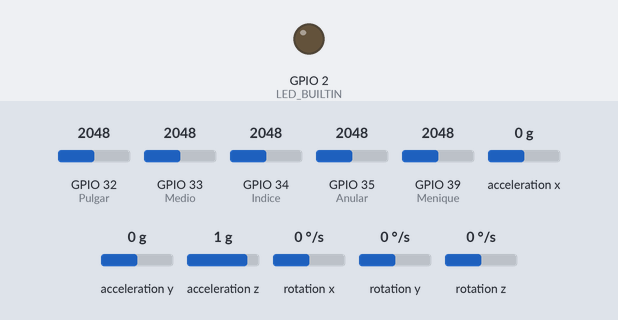
A sketch run on a simulated ESP32. On the bench: output pins drawn as LEDs (lit = HIGH). Inputs (shaded band) come from the test bench; at power-on: GPIO 32 (Pulgar) = 2048, GPIO 33 (Medio) = 2048, GPIO 34 (Indice) = 2048, GPIO 35 (Anular) = 2048, GPIO 39 (Menique) = 2048, acceleration x 0 g, acceleration y 0 g, acceleration z 1 g, rotation x 0 °/s, rotation y 0 °/s, rotation z 0 °/s. WiFi joins after 1.5 s; servers stay silent unless stated; what the sketch prints to the serial monitor is not drawn.

Above: at 0.1 s.
At 1.6 s:
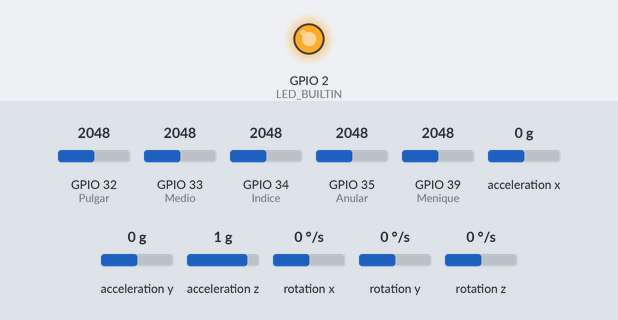
Timing chart, 0 to 3.1 s (numbered marks = the images above):
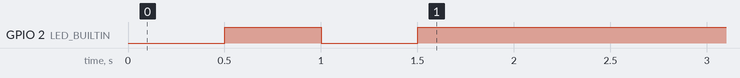

The sketch:

GuanteTraductor_.ino
```cpp
#include <MPU6050_tockn.h>
#include <FirebaseESP32.h>
#include <WiFi.h>
#include <Wire.h>

const char* ssid = "JosuNet"; //SSID de la red a la que se vincula el ESP32
const char* password = "152000Josu"; //Clave de la red local
//#define FIREBASE_HOST "appmovil-default-rtdb.firebaseio.com"
#define FIREBASE_HOST "----------------------------------"
//#define FIREBASE_AUTH "Fl2aTehE72BGUs4mm1e5QGbjOII9ac1xDo"
#define FIREBASE_AUTH "--------------------------------"
const int LED_BUILTIN = 2;
FirebaseData firebaseData;
FirebaseConfig firebaseConfig;
FirebaseAuth firebaseAuth;


const int Pulgar = 32;
const int Indice = 34;
const int Medio = 33;
const int Anular = 35;
const int Menique = 39;

MPU6050 mpu6050(Wire);

void setup() {
  Serial.begin(115200);
  pinMode(LED_BUILTIN, OUTPUT);
  // Iniciar WiFi
  WiFi.begin(ssid, password);
  Serial.print("Conectando a WiFi......");
  while (WiFi.status() != WL_CONNECTED) {
    delay(500);
    Serial.print(".");
    digitalWrite(LED_BUILTIN, !digitalRead(LED_BUILTIN));
  }
  Serial.println("\nConectado a WiFi");
  digitalWrite(LED_BUILTIN,HIGH);


  // Configurar Firebase
  firebaseConfig.host = FIREBASE_HOST;
  firebaseConfig.signer.tokens.legacy_token = FIREBASE_AUTH;
  Firebase.begin(&firebaseConfig, &firebaseAuth);

  Wire.begin();
  mpu6050.begin();
  mpu6050.calcGyroOffsets(true);
}

void loop() {
  delay(100);
  mpu6050.update();

  int flex1 = analogRead(Pulgar);
  int flex2 = analogRead(Indice);
  int flex3 = analogRead(Medio);
  int flex4 = analogRead(Anular);
  int flex5 = analogRead(Menique);

  float ax = mpu6050.getAccX() * 9.81; // Convertir a m/s^2
  float ay = mpu6050.getAccY() * 9.81;
  float az = mpu6050.getAccZ() * 9.81;
  float gx = mpu6050.getGyroX(); // Ya está en grados/s
  float gy = mpu6050.getGyroY();
  float gz = mpu6050.getGyroZ();

  // Imprimir valores en el monitor serial
  Serial.println("Valores de los sensores flex:");
  Serial.println("Pulgar: " + String(flex1));
  Serial.println("Indice: " + String(flex2));
  Serial.println("Medio: " + String(flex3));
  Serial.println("Anular: " + String(flex4));
  Serial.println("Meñique: " + String(flex5));

  Serial.println("Valores del MPU6050:");
  Serial.println("Aceleración X: " + String(ax) + " m/s^2");
  Serial.println("Aceleración Y: " + String(ay) + " m/s^2");
  Serial.println("Aceleración Z: " + String(az) + " m/s^2");
  Serial.println("Giroscopio X: " + String(gx) + " grados/s");
  Serial.println("Giroscopio Y: " + String(gy) + " grados/s");
  Serial.println("Giroscopio Z: " + String(gz) + " grados/s");

  if (Firebase.ready()) {   // Actualizar datos en Firebase
    Firebase.setInt(firebaseData, "/sensores/Flex1", flex1);
    Firebase.setInt(firebaseData, "/sensores/Flex2", flex2);
    Firebase.setInt(firebaseData, "/sensores/Flex3", flex3);
    Firebase.setInt(firebaseData, "/sensores/Flex4", flex4);
    Firebase.setInt(firebaseData, "/sensores/Flex5", flex5);
    Firebase.setFloat(firebaseData, "/sensores/AX", ax);
    Firebase.setFloat(firebaseData, "/sensores/AY", ay);
    Firebase.setFloat(firebaseData, "/sensores/AZ", az);
    Firebase.setFloat(firebaseData, "/sensores/GX", gx);
    Firebase.setFloat(firebaseData, "/sensores/GY", gy);
    Firebase.setFloat(firebaseData, "/sensores/GZ", gz);
    Serial.println("Datos actualizados en Firebase");
  }
  delay(500);
}
```
